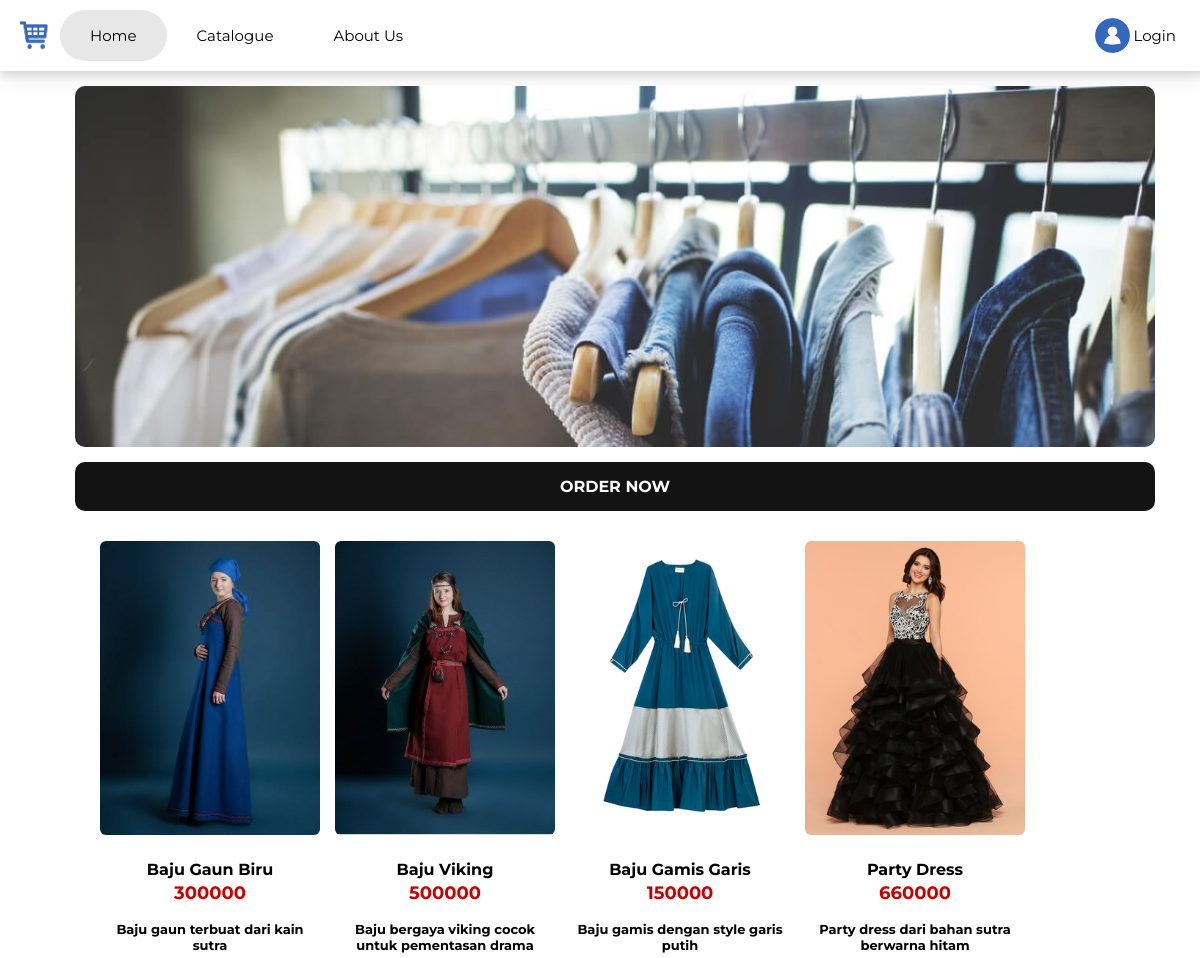
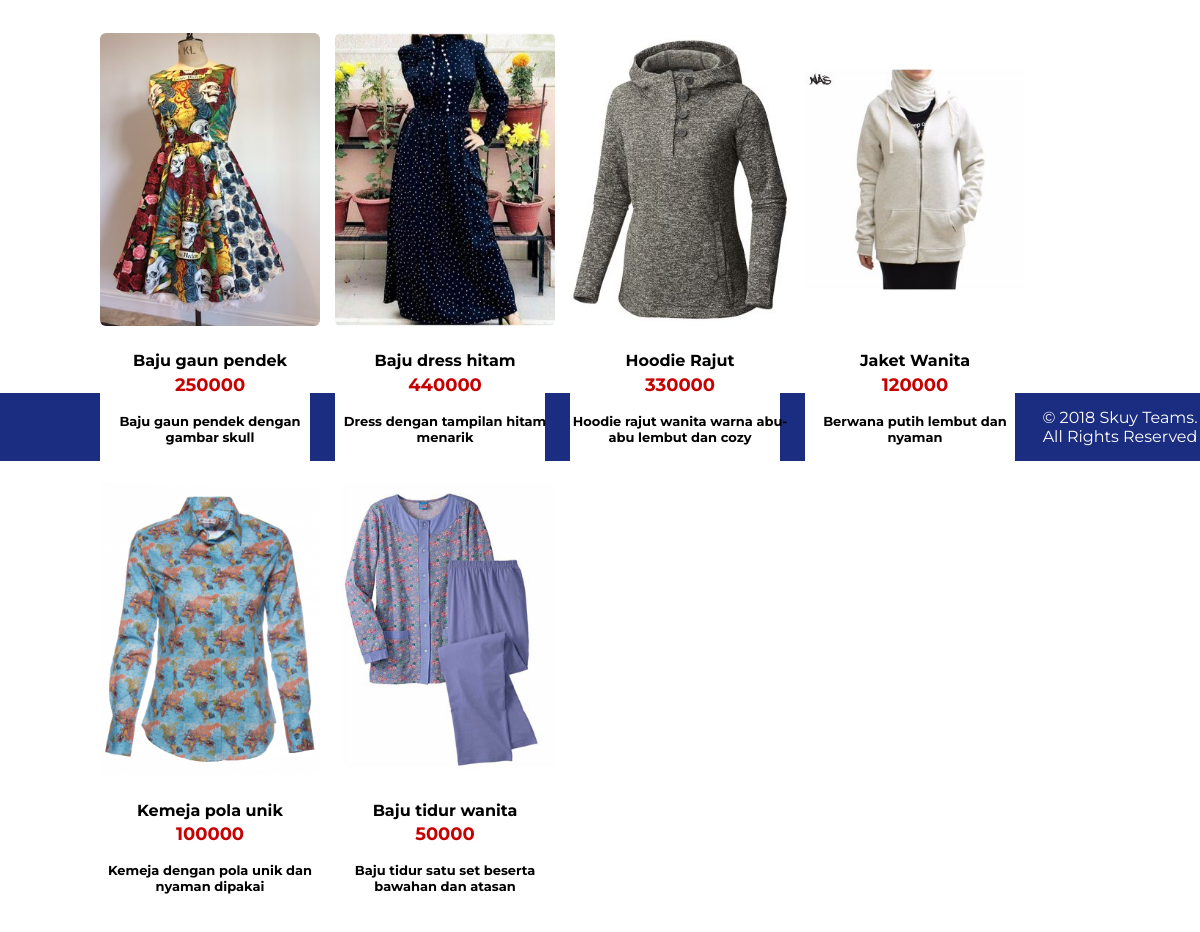
Screenshot of /katalog.php?id=802 with the database file from the repository (2 pictures, top to bottom).
### tables this page shows
CREATE TABLE `barang` (
  `id_barang` int(5) NOT NULL,
  `nama` varchar(20) NOT NULL,
  `deskripsi` varchar(50) NOT NULL,
  `id_kategori` int(5) NOT NULL,
  `harga` int(6) NOT NULL,
  `berat` int(3) NOT NULL,
  `sto` int(3) NOT NULL,
  `last_update` date NOT NULL,
  `id_pemiliktoko` int(5) NOT NULL,
  `gambar` varchar(50) NOT NULL
);

### katalog.php (the view, shortened to what this page needs)
<!DOCTYPE html>
<html>
<head>
	<link rel="stylesheet" type="text/css" href="css/index.css">
	<link rel="stylesheet" type="text/css" href="css/all_katalog.css">
</head>
<body>
	<?php
		$id = $_GET['id'];
		require_once('background/db_login.php');
		$con = mysqli_connect($db_host, $db_username, $db_password,$db_database);
		$query = " SELECT * FROM barang WHERE id_kategori='$id'";
		$result = mysqli_query($con,$query);
	 ?>
	<header>
		<div>
			<a href="index.php"><img src="img/logo.png" class="logo"></a>
		</div>
		<div >
			<?php
				if (isset($_SESSION['email'])) {
					echo "<a href='login.php' style='display:none;'><img src='img/avatar.png' class='avatar' alt=''></a>";
					}
				else { echo "<a href='login.php'><img src='img/avatar.png' class='avatar' alt=''></a>";
				}
			?>
		</div>
		<div id="navbar">
			<ul>
				<li class="aktif"><a href="index.php">Home</a></li>
				<li class="submenu">
					<a href="javascript:void(0)" class="subbtn">Catalogue</a>
				<li><a href="aboutus.php">About Us</a></li>
				<?php
				if (!isset($_SESSION['email'])) {
				  	echo "<li style='float:right'><a class='login' href='login.php'> Login </a></li>";
				  }
  				?>
			</ul>
		</div>
	</header>
	<div class="slider">
		<img src="img/slider.jpg">
	</div>
	<div class="batas">ORDER NOW</div>
	<div class="katalog">
	<?php while ($row = mysqli_fetch_array($result)){ ?>
		<div class="product_one">
			<div class="product_img">
				<?php echo '<a href="detail_katalog.php?id='.$row['id_barang'].'"><img alt="Dress 1" src='.$row['gambar'].'> </a>';?>
			</div>
			<div class="product_text">
				<?php echo '<a href="detail_katalog.php?id='.$row['id_barang'].'"><h4>'.$row['nama'].'</h4></a>';?>
			</div>
			<div class="product_price">
				<div class="price">
					<?php echo ''.$row['harga'].''; ?>
				</div>
			</div>
			<div class="product_desc">
				<?php echo '<a href="detail_katalog.php?id='.$row['id_barang'].'"><h4>'.$row['deskripsi'].'</h4></a>';?>
			</div>
		</div>
	<?php } ?>
	</div>
	<div class="footer-katalog" >© 2018 Skuy Teams. All Rights Reserved</div>
</body>
</html>

### css/index.css (style rules this page uses)
body { margin: 0; padding: 0; font-family: 'Montserrat', sans-serif; }
#navbar ul { list-style-type: none; margin: 0; padding: 10px 0px; padding-left: 60px; box-shadow: 0 4px 8px 0 rgba(0, 0, 0, 0.1), 0 6px 20px 0 rgba(0, 0, 0, 0.1); width: 95.5%; font-size: 15px; overflow: hidden; }
#navbar li { float: left; }
#navbar li a, .subbtn { display: inline-block; color: black; text-align: center; padding: 16px 22px; margin: 0px 8px; text-decoration: none; }
#navbar li.submenu { display: inline-block; transition: 0.5s; }
#navbar .aktif { background-color: #e7e7e7; border-radius: 60px; }
.slider { margin: 15px 0px 15px 75px; align-items: center; position: relative; width: 90%; }
.slider img { display: block; width: 100%; height: auto; border-radius: 10px; }
.batas { left: 0; bottom: 0; margin: 15px 0px 0px 75px; padding: 15px 0px; width: 90%; background-color: rgb(19, 19, 19); color: white; font-weight: bold; text-align: center; border-radius: 10px; }
.logo { margin: 15px 5px 10px 15px; width: 40px; height: 40px; float: left; position: absolute; }
.avatar { margin: 18px 5px 10px 15px; width: 35px; height: 35px; float: right; left: 90%; position: absolute; }
.footer-katalog { left: 0; bottom: 0; margin-top: 70%; padding: 15px 0px; width: 100%; background-color: rgb(26, 45, 128); color: white; text-align: center; }

### css/all_katalog.css (style rules this page uses)
.katalog { left: 0; bottom: 0; width: 90%; margin: 30px 0px 0px 100px; align-items: center; text-decoration: none; text-transform: none; }
.katalog a { text-transform: none; text-decoration: none; color: black; }
.product_one { width: 210px; float: left; background-color: white; padding-bottom: 20px; margin-right: 25px; }
.product_img { width: 220px; float: left; }
.product_img img { width: 100%; border-radius: 6px; }
.product_text { width: 220px; float: left; color: black; text-align: center; }
.product_desc { width: 220px; float: left; text-align: center; font-size: 13px; }
.product_price { width: 220px; margin-top: -18px; text-align: center; float: left; }
.price { font-size: 18px; font-weight: bold; text-align: center; color: rgb(199, 0, 0); }

### rows the page displays
barang: gambar (picture), nama "Baju Gaun Biru", harga "300000", deskripsi "Baju gaun terbuat dari kain sutra"
barang: gambar (picture), nama "Baju Viking", harga "500000", deskripsi "Baju bergaya viking cocok untuk pementasan drama"
barang: gambar (picture), nama "Baju Gamis Garis", harga "150000", deskripsi "Baju gamis dengan style garis putih"
barang: gambar (picture), nama "Party Dress", harga "660000", deskripsi "Party dress dari bahan sutra berwarna hitam"
barang: gambar (picture), nama "Baju gaun pendek", harga "250000", deskripsi "Baju gaun pendek dengan gambar skull"
barang: gambar (picture), nama "Baju dress hitam", harga "440000", deskripsi "Dress dengan tampilan hitam menarik"
barang: gambar (picture), nama "Hoodie Rajut", harga "330000", deskripsi "Hoodie rajut wanita warna abu-abu lembut dan cozy"
barang: gambar (picture), nama "Jaket Wanita", harga "120000", deskripsi "Berwana putih lembut dan nyaman"
barang: gambar (picture), nama "Kemeja pola unik", harga "100000", deskripsi "Kemeja dengan pola unik dan nyaman dipakai"
barang: gambar (picture), nama "Baju tidur wanita", harga "50000", deskripsi "Baju tidur satu set beserta bawahan dan atasan"
